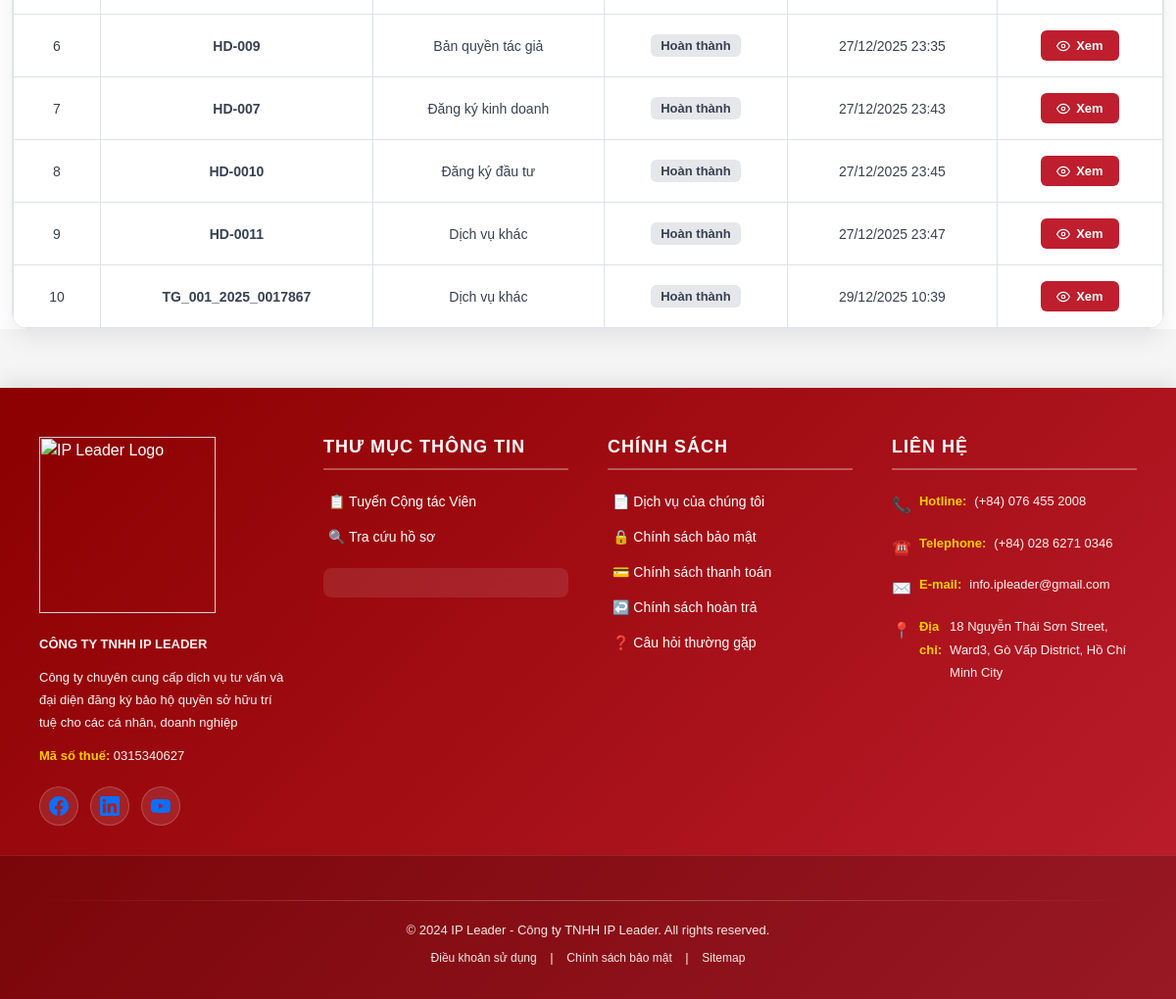
/customer/1/ (signed in, lower part), run on an earlier commit of the app's database.
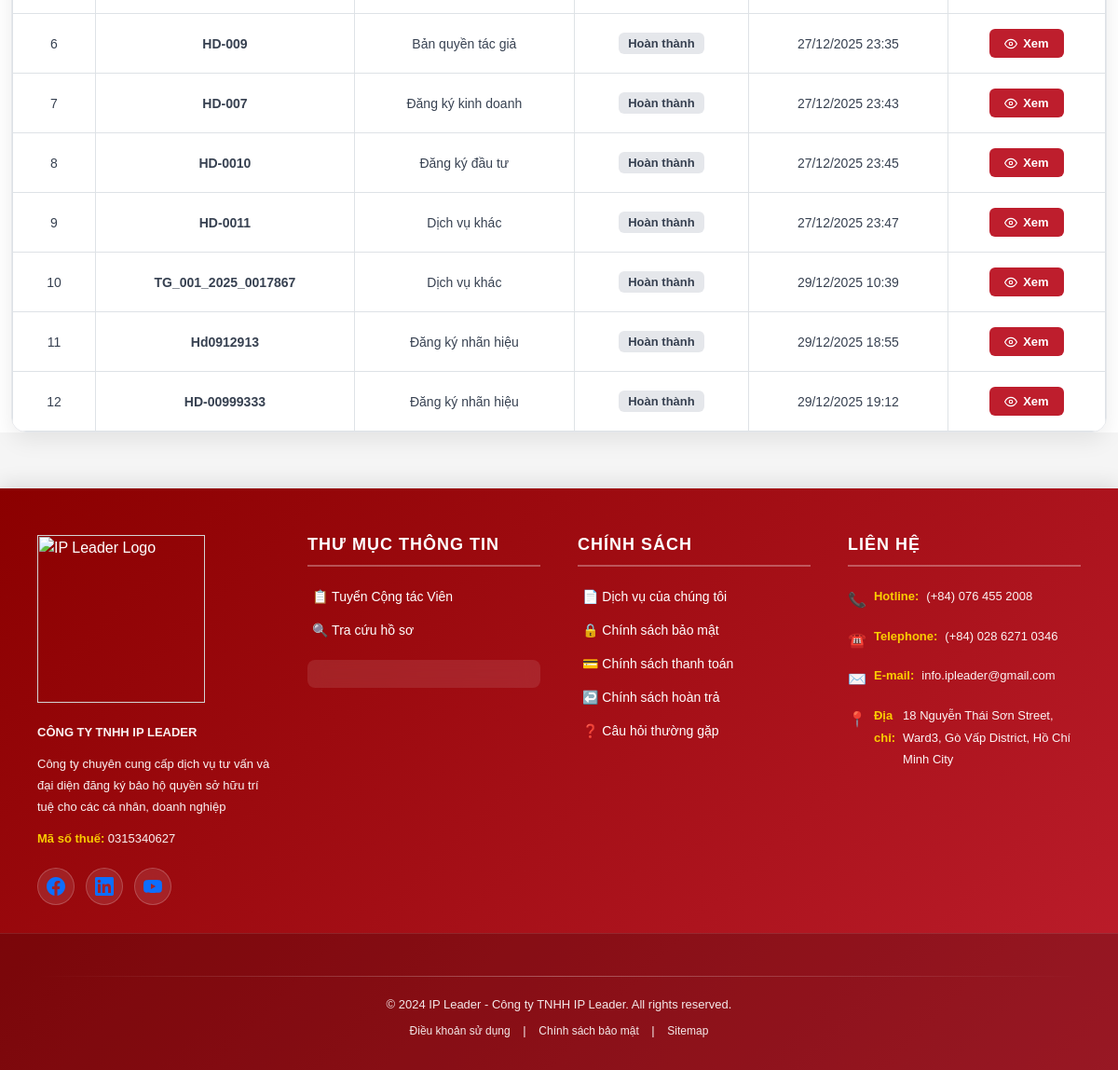
And on a later commit of the database.
### ipshieldapp/models.py (models this page shows, shortened)
class Contract(models.Model):
    SERVICE_TYPE_CHOICES = (
        ('nhanhieu', 'Đăng ký nhãn hiệu'),
        ('banquyen', 'Bản quyền tác giả'),
        ('dkkd', 'Đăng ký kinh doanh'),
        ('dautu', 'Đăng ký đầu tư'),
        ('khac', 'Dịch vụ khác'),
    )
    CONTRACT_STATUS_CHOICES = (
        ('pending', 'Đang chờ xử lý'),
        ('processing', 'Đang xử lý'),
        ('completed', 'Hoàn thành'),
        ('paused', 'Ngưng'),
    )
    PAYMENT_TYPE_CHOICES = (
        ('full', 'Trả dứt điểm'),
        ('installment', 'Trả nhiều đợt'),
    )
    customer = models.ForeignKey(
        Customer,
        on_delete=models.CASCADE,
        related_name='contracts'
    )
    service_type = models.CharField(
        max_length=50,
        choices=SERVICE_TYPE_CHOICES
    )
    contract_no = models.CharField(max_length=50, unique=True)
    contract_value = models.DecimalField(
        max_digits=15,
        decimal_places=0,
        verbose_name='Giá trị hợp đồng'
    )
    payment_type = models.CharField(
        max_length=20,
        choices=PAYMENT_TYPE_CHOICES,
        verbose_name='Hình thức thanh toán'
    )
    prepaid_amount = models.DecimalField(
        max_digits=15,
        decimal_places=0,
        default=0,
        verbose_name='Số tiền trả trước'
    )
    status = models.CharField(
        max_length=20,
        choices=CONTRACT_STATUS_CHOICES,
        default='pending'
    )
    created_at = models.DateTimeField(auto_now_add=True)
    updated_at = models.DateTimeField(default=timezone.now)
    class Meta:
        verbose_name = 'Hợp đồng'
        verbose_name_plural = 'Hợp đồng'
        indexes = [
            models.Index(fields=['contract_no']),
            models.Index(fields=['customer', 'status']),
            models.Index(fields=['created_at']),
        ]

### ipshieldapp/views.py (the view)
# urls.py: path('customer/<int:id>/', views.customer_detail, name='customer_detail'),
def customer_detail(request, id):
    customer = get_object_or_404(Customer, id=id)
    contracts = customer.contracts.all()
    return render(request, 'customer_detail.html', {
        'customer': customer,
        'contracts': contracts
    })

### ipshieldapp/context_processors.py (called while the page is built)
def global_sliders(request):
    return {
        'sliders': Slider.objects.filter(is_active=True)
    }

### templates/customer_detail.html (shortened to what this page needs)
{% extends 'base.html' %}
{% load static %}
{% block body_block %}
<link href="{% static 'css/customer_details.css' %}" rel="stylesheet">
<div class="container mt-4">
    <div class="contracts-section">
        {% if contracts %}
        <div class="contracts-card">
            <div class="table-responsive">
                <table class="contracts-table">
                    <tbody>
                        {% for contract in contracts %}
                        <tr>
                            <td>{{ forloop.counter }}</td>
                            <td class="contract-code">{{ contract.contract_no }}</td>
                            <td>{{ contract.get_service_type_display }}</td>
                            <td>
                                <span class="contract-status">{{ contract.get_status_display }}</span>
                            </td>
                            <td>{{ contract.created_at|date:"d/m/Y H:i" }}</td>
                            <td>
                                <a href="{% url 'contract_detail' id=contract.id %}" class="btn-view">
                                    <svg width="14" height="14" viewBox="0 0 24 24" fill="none" stroke="currentColor" stroke-width="2">
                                        <path d="M1 12s4-8 11-8 11 8 11 8-4 8-11 8-11-8-11-8z"></path>
                                        <circle cx="12" cy="12" r="3"></circle>
                                    </svg>
                                    Xem
                                </a>
                            </td>
                        </tr>
                        {% endfor %}
                    </tbody>
                </table>
            </div>
        </div>
        {% endif %}
    </div>
</div>
{% endblock %}

What changed in the data, as far as the page shows it:
added Contract: contract_no "Hd0912913", service_type "Đăng ký nhãn hiệu", status "Hoàn thành", created_at "29/12/2025 18:55"
added Contract: contract_no "HD-00999333", service_type "Đăng ký nhãn hiệu", status "Hoàn thành", created_at "29/12/2025 19:12"
